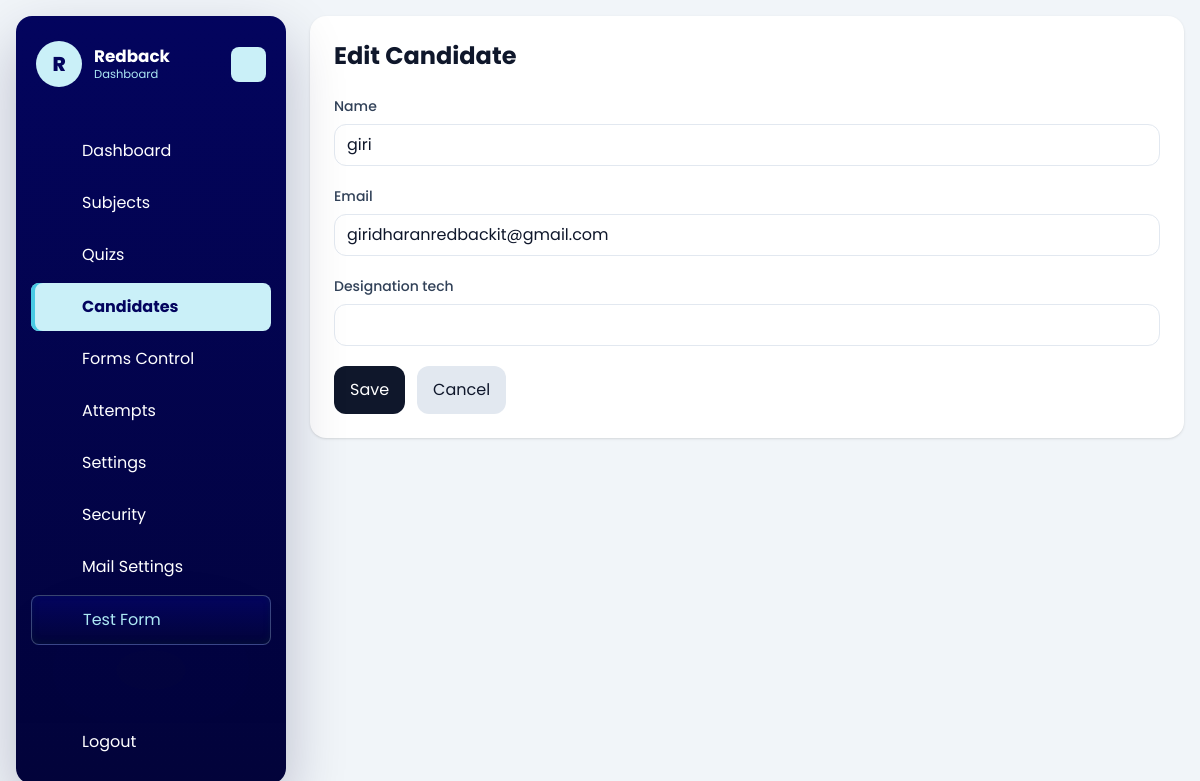
Before: /dashboard/candidates/2/edit/ (signed in) with the older database file.
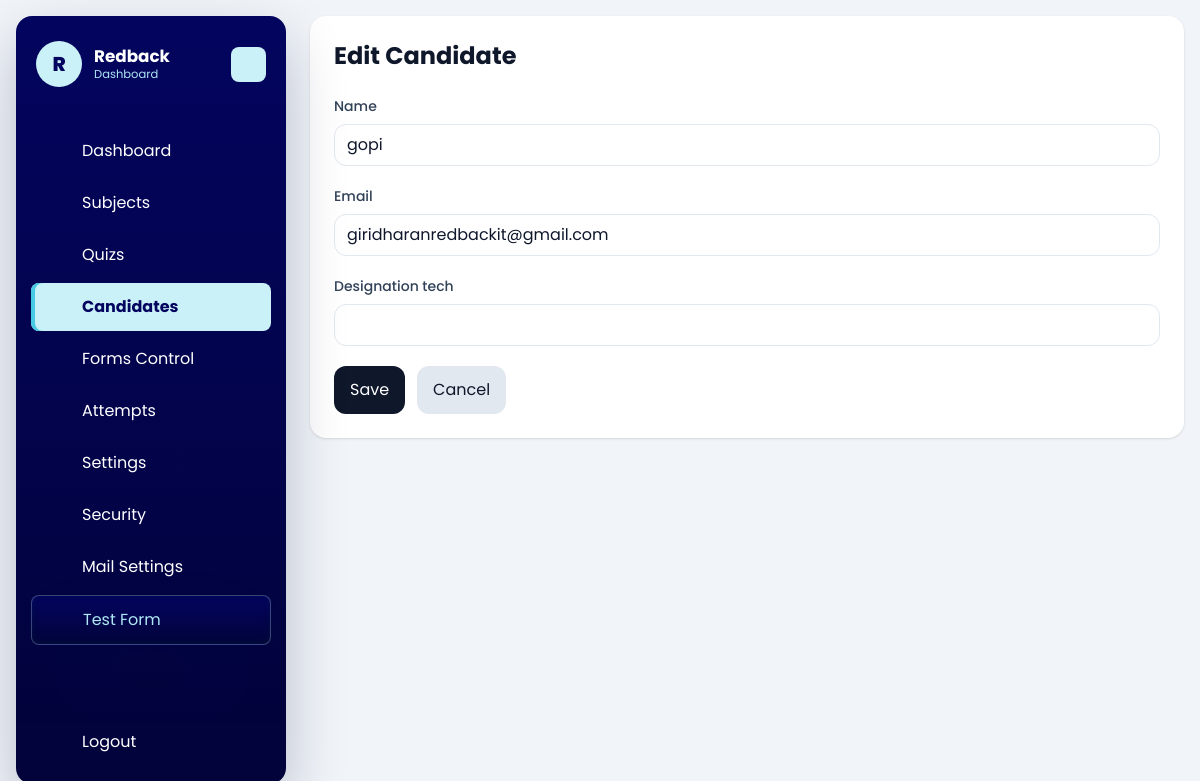
After: the same page with the newer database file.
### quiz/models.py (models this page shows, shortened)
class Candidate(models.Model):
    name = models.CharField(max_length=150)
    email = models.EmailField()
    designation_tech = models.CharField(max_length=150)
    created_at = models.DateTimeField(auto_now_add=True)
    class Meta:
        ordering = ['name']

### dashboard/views.py (the view)
# urls.py: path('candidates/<int:pk>/edit/', views.candidate_update, name='candidate_update'),
@company_login_required
def candidate_update(request, pk):
    candidate = get_object_or_404(Candidate, pk=pk)
    form = CandidateForm(request.POST or None, instance=candidate)
    if request.method == 'POST' and form.is_valid():
        form.save()
        messages.success(request, 'Candidate updated successfully.')
        return redirect('dashboard:candidate_list')
    return render_crud_form(
        request,
        form=form,
        title='Edit Candidate',
        cancel_url='dashboard:candidate_list',
    )

### dashboard/forms.py
class CandidateForm(forms.ModelForm):
    class Meta:
        model = Candidate
        fields = ['name', 'email', 'designation_tech']

### dashboard/views.py (called while the page is built)
def get_logged_in_company(request):
    company_id = request.session.get('company_id')
    if not company_id:
        return None
    return Company.objects.filter(id=company_id, is_active=True).first()

def company_login_required(view_func):
    @wraps(view_func)
    def wrapper(request, *args, **kwargs):
        company = get_logged_in_company(request)
        if not company:
            return redirect(f"{reverse('dashboard:login')}?next={request.path}")
        request.company = company
        return view_func(request, *args, **kwargs)
    return wrapper

def render_crud_form(request, *, form, title, cancel_url, use_tinymce=False):
    return render(
        request,
        'dashboard/crud_form.html',
        {'form': form, 'title': title, 'cancel_url': cancel_url, 'use_tinymce': use_tinymce},
    )

### templates/dashboard/crud_form.html (shortened to what this page needs)
{% extends "base.html" %}
{% load static %}
{% block content %}
{% include 'dashboard/header.html' %}
<div id="dashboard-page-content">
<section class="mx-auto max-w-4xl rounded-2xl bg-white p-6 shadow-sm">
    <div class="mb-6">
        <h1 class="text-2xl font-bold">{{ title }}</h1>
    </div>
    <form method="post" enctype="multipart/form-data" class="space-y-5">
        {% for field in form %}
            <div>
                <label for="{{ field.id_for_label }}" class="mb-2 block text-sm font-medium text-slate-700">
                    {{ field.label }}
                </label>
                <div class="rounded-xl border border-slate-200 bg-white px-3 py-2">
                    {{ field }}
                </div>
            </div>
        {% endfor %}
        <div class="flex gap-3">
            <button type="submit" class="rounded-xl bg-slate-900 px-4 py-3 text-white">Save</button>
            <a href="{% url cancel_url %}" class="rounded-xl bg-slate-200 px-4 py-3 text-slate-900">Cancel</a>
        </div>
    </form>
</section>
</div>
{% endblock %}

Changed rows visible on the page:
changed Candidate "giridharanredbackit@gmail.com": name "giri" → "gopi"
